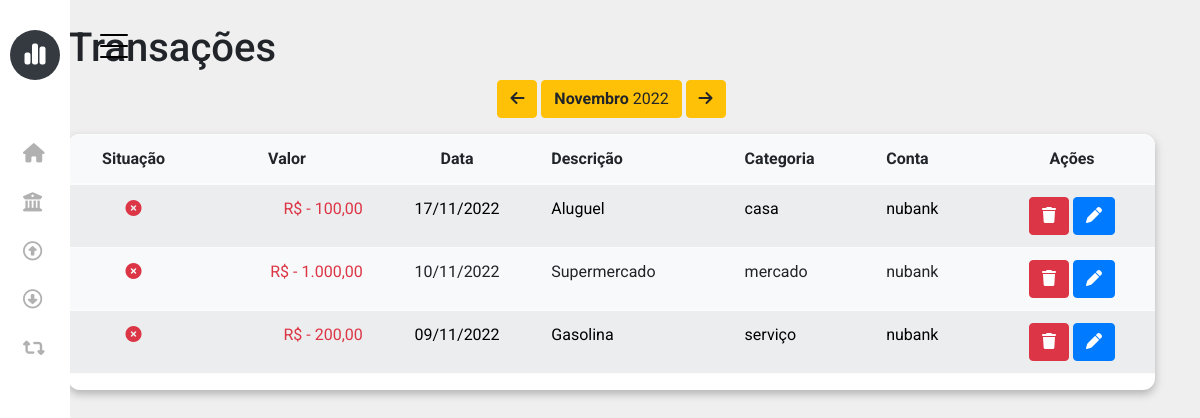
Page /project/frontend/page/transaction.php on the earlier database version.
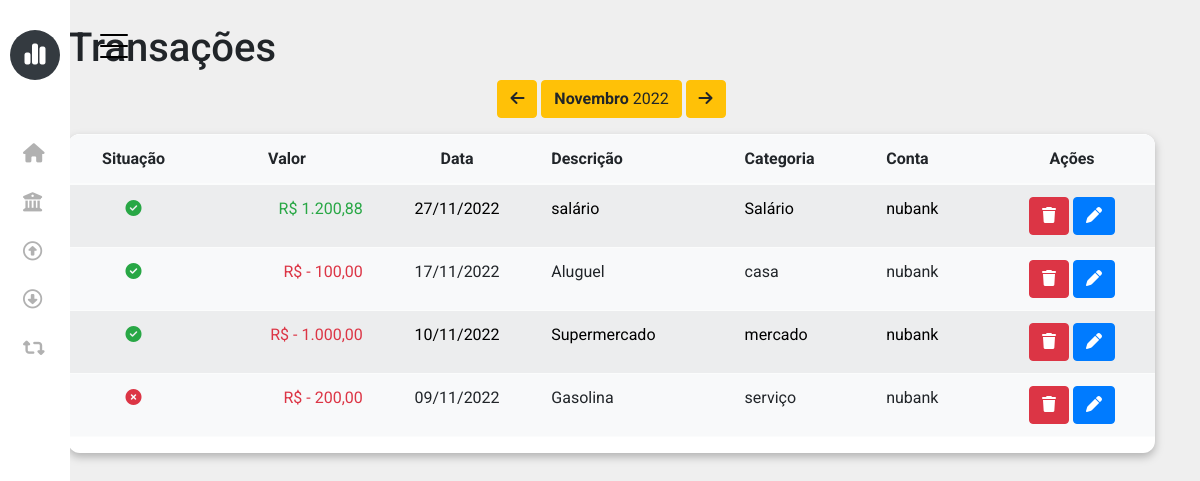
Same page on the later database version.
### tables this page shows
CREATE TABLE `finance` (
  `id` int(11) NOT NULL,
  `account_id` int(11) NOT NULL,
  `category_id` int(11) NOT NULL,
  `value` double NOT NULL,
  `type` varchar(45) NOT NULL,
  `status` varchar(45) NOT NULL,
  `description` varchar(50) NOT NULL,
  `date` datetime NOT NULL,
  `created_at` datetime NOT NULL DEFAULT current_timestamp(),
  `updated_at` datetime NOT NULL DEFAULT current_timestamp() ON UPDATE current_timestamp()
);

CREATE TABLE `category` (
  `id` int(11) NOT NULL,
  `name` varchar(45) NOT NULL,
  `icon` varchar(255) NOT NULL,
  `type` varchar(45) NOT NULL,
  `created_at` datetime NOT NULL DEFAULT current_timestamp(),
  `updated_at` datetime NOT NULL DEFAULT current_timestamp() ON UPDATE current_timestamp()
);

CREATE TABLE `account` (
  `id` int(11) NOT NULL,
  `name` varchar(45) NOT NULL,
  `balance` double NOT NULL,
  `created_at` datetime NOT NULL DEFAULT current_timestamp(),
  `updated_at` datetime NOT NULL DEFAULT current_timestamp() ON UPDATE current_timestamp()
);

### project/backend/php/config/connection.php (called while the page is built)
<?php
class Database {
    function connection() {
        try {
            $host = "localhost";
            $username = "root";
            $password = "";
            $dbname = "openfinance";
            $conection = new PDO(
                'mysql:host='. $host. ';dbname='. $dbname,
                $username,
                $password,
                array(
                    PDO::MYSQL_ATTR_INIT_COMMAND => "SET NAMES utf8",
                )
            );
            $conection->setAttribute(PDO::ATTR_ERRMODE, PDO::ERRMODE_EXCEPTION);
            return $conection;
        } catch (PDOException $exception) {
            return $exception->getMessage();
        }
    }
}

### project/frontend/includes/function.php (called while the page is built, shortened)
<?php
function getAccount($id)
{
    $connection = new Database();
    $sqlAccount = ("SELECT * FROM `account` WHERE `id` = '$id' ");
    $Accounts = $connection->connection()->query($sqlAccount)->fetchAll(PDO::FETCH_ASSOC);
    foreach ($Accounts as $Account) {
        return $Account['name'];
    }
}
function getCategory($id)
{
    $connection = new Database();
    $sqlCategory = ("SELECT * FROM `category` WHERE `id` = '$id' ");
    $categorys = $connection->connection()->query($sqlCategory)->fetchAll(PDO::FETCH_ASSOC);
    foreach ($categorys as $category) {
        return $category['name'];
    }
}

### project/frontend/page/transaction.php (the view)
<?php include_once("../includes/header.php"); ?>
<?php include_once("../includes/sidebar.php"); ?>
<?php
$sql_finance = ("SELECT * FROM `finance` ORDER BY `date` DESC");
$finances = $connection->connection()->query($sql_finance)->fetchAll(PDO::FETCH_ASSOC);
?>
<div class="container">
    <div class="row ms-2">
        <div class="col-md-12 mt-4">
            <h1>Transações</h1>
        </div>
        <div class="col-md-12 text-center">
            <button class="btn btn-warning"><i class="fa-solid fa-arrow-left"></i></button>
            <button class="btn btn-warning"><b>Novembro</b> 2022</button>
            <button class="btn btn-warning"><i class="fa-solid fa-arrow-right"></i></button>
        </div>
        <div class="col-md-12 mt-3">
            <div id="div-table">
                <table class="table table-light table-striped">
                    <thead>
                        <tr>
                            <th class="text-center">Situação</th>
                            <th class="text-center">Valor</th>
                            <th class="text-center">Data</th>
                            <th>Descrição</th>
                            <th>Categoria</th>
                            <th>Conta</th>
                            <th class="text-center">Ações</th>
                        </tr>
                    </thead>
                    <tbody>
                        <?php foreach ($finances as $finance) { ?>
                            <tr>
                                <?php if ($finance["status"] == "PAID") { ?>
                                    <th class="text-center"><i class="text-success fa-solid fa-circle-check"></i></th>
                                <?php } else { ?>
                                    <th class="text-center"> <i class="text-danger fa-solid fa-circle-xmark"></i></th>
                                <?php } ?>
                                <?php if ($finance["type"] == "EXPENSE") { ?>
                                    <td class="text-danger text-end"><?php echo "R$ - " . number_format($finance['value'], 2, ",", "."); ?></td>
                                <?php } else { ?>
                                    <td class="text-success text-end"><?php echo "R$ " . number_format($finance['value'], 2, ",", "."); ?></td>
                                <?php } ?>
                                <td class="text-center"><?php echo date('d/m/Y', strtotime($finance['date'])); ?></td>
                                <td><?php echo $finance["description"]; ?></td>
                                <td><?php echo getCategory($finance["category_id"]); ?></td>
                                <td><?php echo getAccount($finance["account_id"]); ?></td>
                                <td class="text-center">
                                    <button class="btn btn-danger btn-delete-expense" type="button"><i class="fa-solid fa-trash"></i></button>
                                    <button class="btn btn-primary btn-edit-expense" type="button"><i class="fa-solid fa-pen"></i></button>
                                </td>
                            </tr>
                        <?php } ?>
                    </tbody>
                </table>
            </div>
        </div>
    </div>
</div>
<?php include_once("../includes/footer.php"); ?>

Differences in the rows shown:
added finance: status "PAID" (drawn), value "1.200,88", date "27/11/2022", description "salário", category.name "Salário", account.name "nubank"
changed finance "Aluguel": status empty → "PAID" (drawn)
changed finance "Supermercado": status empty → "PAID" (drawn)
changed finance "Gasolina": status empty → "NOT_PAID" (drawn)
